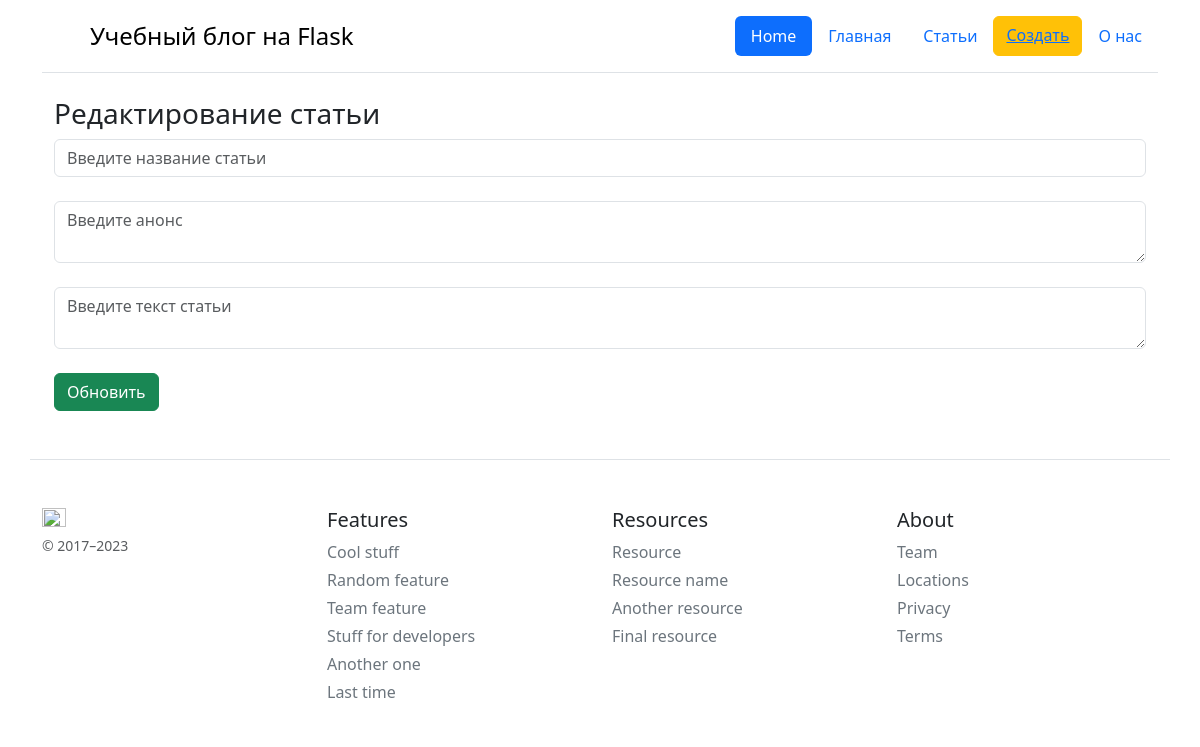
Page /posts/12/update on the earlier database version.
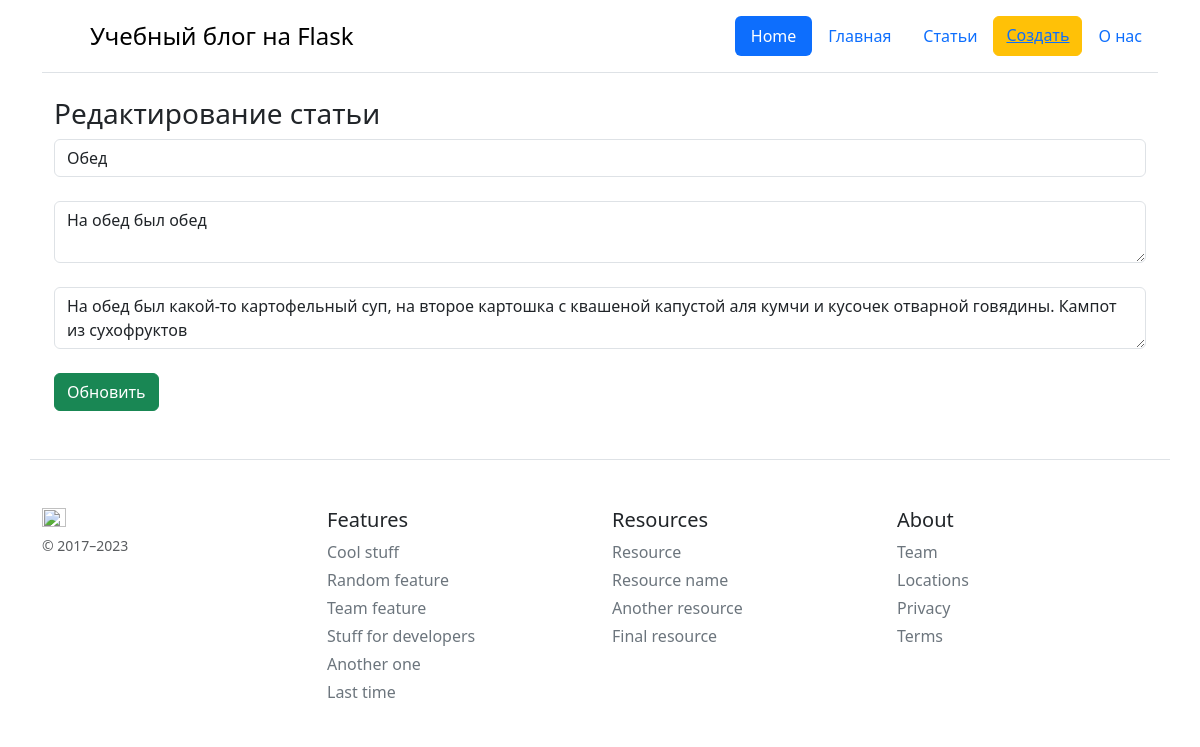
Same page on the later database version.
### app.py (models this page shows, shortened)
class Article(db.Model):
    id = db.Column(db.Integer, primary_key=True)
    title = db.Column(db.String(100), nullable=False)
    intro = db.Column(db.String(300), nullable=False)
    text = db.Column(db.Text, nullable=False)
    utc = tz.tzutc()
    local = tz.tzlocal()
    utc_now = datetime.utcnow()
    utc_now = utc_now.replace(tzinfo=utc)
    local_now = utc_now.astimezone(local)
    date = db.Column(db.DateTime, default=local_now)

### app.py (the view)
@app.route('/posts/<int:id>/update', methods=['POST', 'GET'])
def post_update(id):
    article = Article.query.get(id)
    if request.method == 'POST':
        article.title = request.form['title']
        article.intro = request.form['intro']
        article.text = request.form['text']
        try:
            db.session.commit()
            return redirect('/posts')
        except:
            return "При редактировании статьи произошла ошибка"
    else:
        return render_template("/post_update.html", article=article)

### templates/post_update.html (shortened to what this page needs)
{% extends 'base.html' %}
{% block body %}
<div class="container">
    <h3>Редактирование статьи</h3>
    <form method="post">
        <input type="text" name="title" id="title" class="form-control" value="{{ article.title }}" placeholder="Введите название статьи"><br>
        <textarea type="text" name="intro" id="intro" class="form-control" placeholder="Введите анонс">{{ article.intro }}</textarea><br>
        <textarea type="text" name="text" id="text" class="form-control" placeholder="Введите текст статьи">{{ article.text }}</textarea><br>
        <input type="submit" class="btn btn-success" value="Обновить">
    </form>
</div>
{% endblock %}

Differences in the rows shown:
added Article: title "Обед", intro "На обед был обед", text "На обед был какой-то картофельный суп, на второе картошка с квашеной капустой аля кумчи и кусочек отварной говядины. Кампот из сухофруктов"
